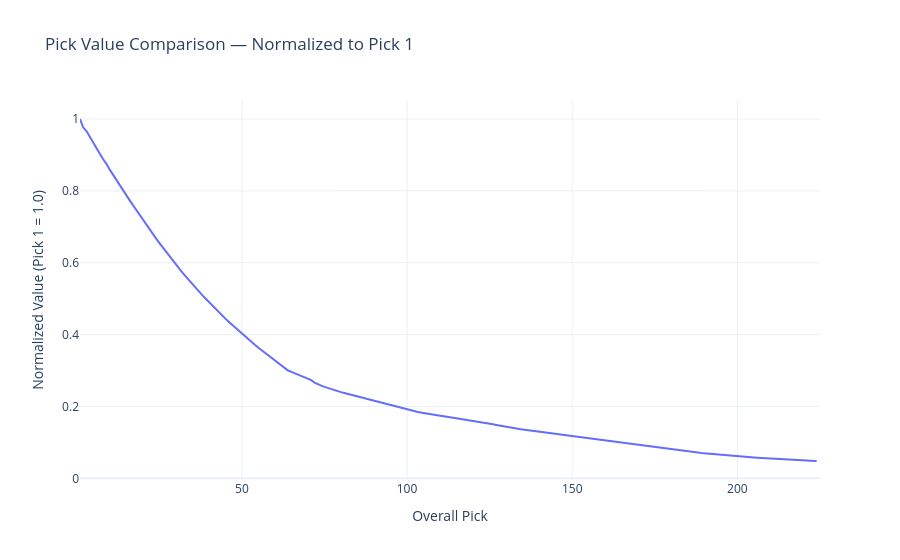

This figure's notebook cell:
### Code cell
fig = go.Figure()
fig.add_trace(go.Scatter(
    x=Pick,
    y=PFF_WAR_Normalized,
    mode="lines",
))

fig.update_layout(
        title="Pick Value Comparison — Normalized to Pick 1",
        xaxis=dict(title="Overall Pick", range=[1, 225]),
        yaxis=dict(title="Normalized Value (Pick 1 = 1.0)"),
        template="plotly_white",
        legend=dict(groupclick="toggleitem"),
    )

fig.show()

### Figure 1 — Plotly figure (JSON) as saved in the notebook; plotly's stock layout.template omitted (floating-point values rounded to 4 significant figures; data arrays with more than 128 entries replaced by an {"elided": "..."} marker saying what was removed)
{"data": [{"mode": "lines", "type": "scatter", "x": {"elided": "224 int values"}, "y": {"elided": "224 float values"}}], "layout": {"legend": {"groupclick": "toggleitem"}, "title": {"text": "Pick Value Comparison — Normalized to Pick 1"}, "xaxis": {"range": [1, 225], "title": {"text": "Overall Pick"}}, "yaxis": {"title": {"text": "Normalized Value (Pick 1 = 1.0)"}}}}
